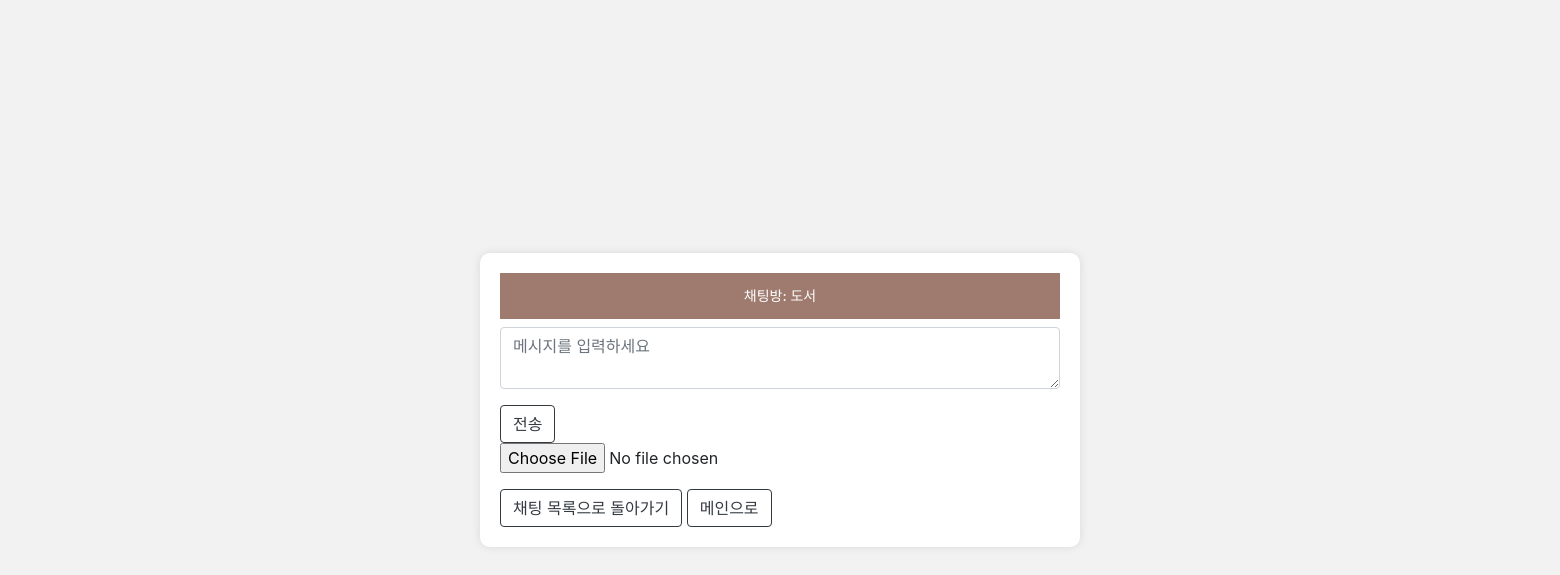
The app's page /chat/도서/ (signed in), older data.
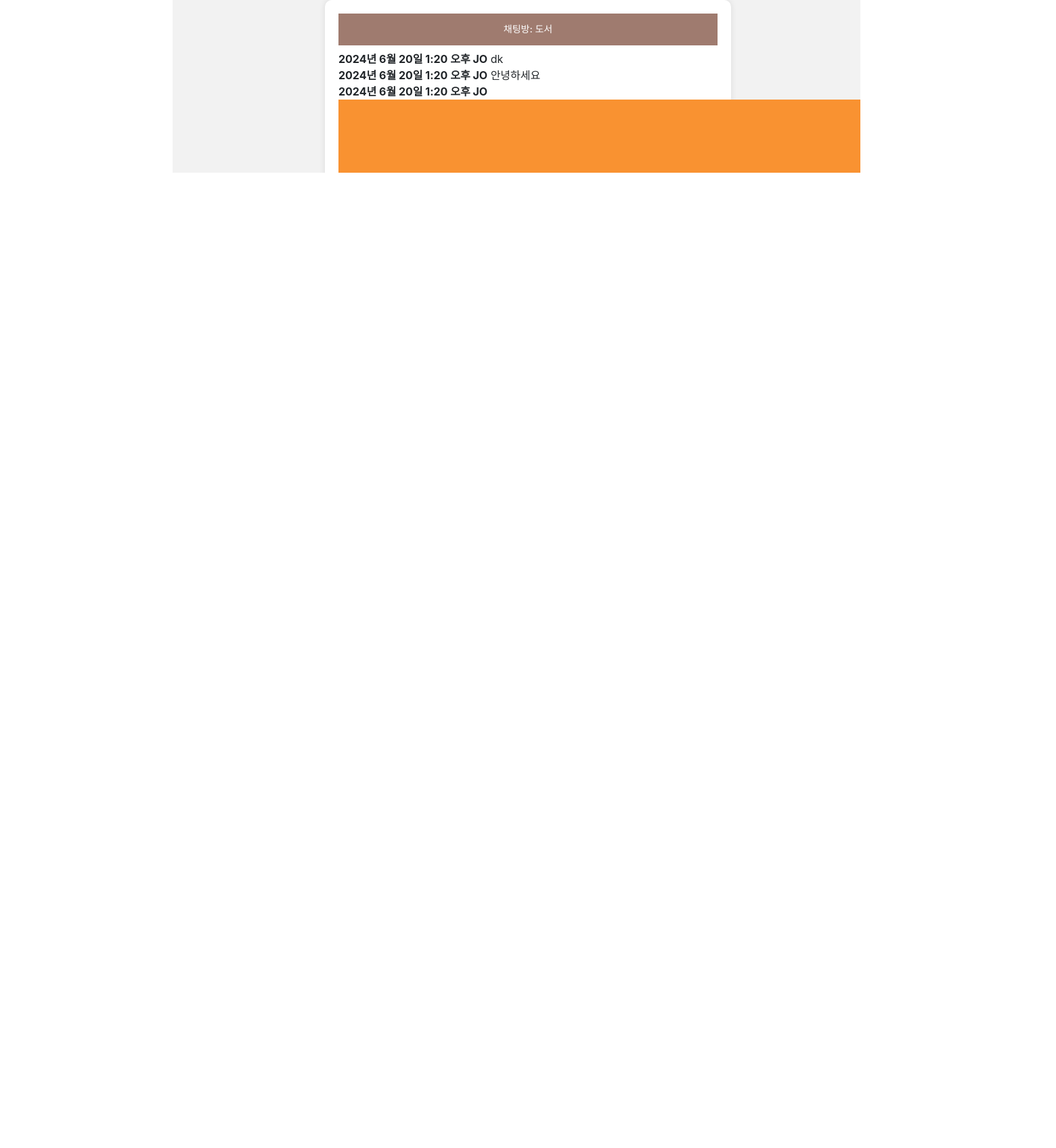
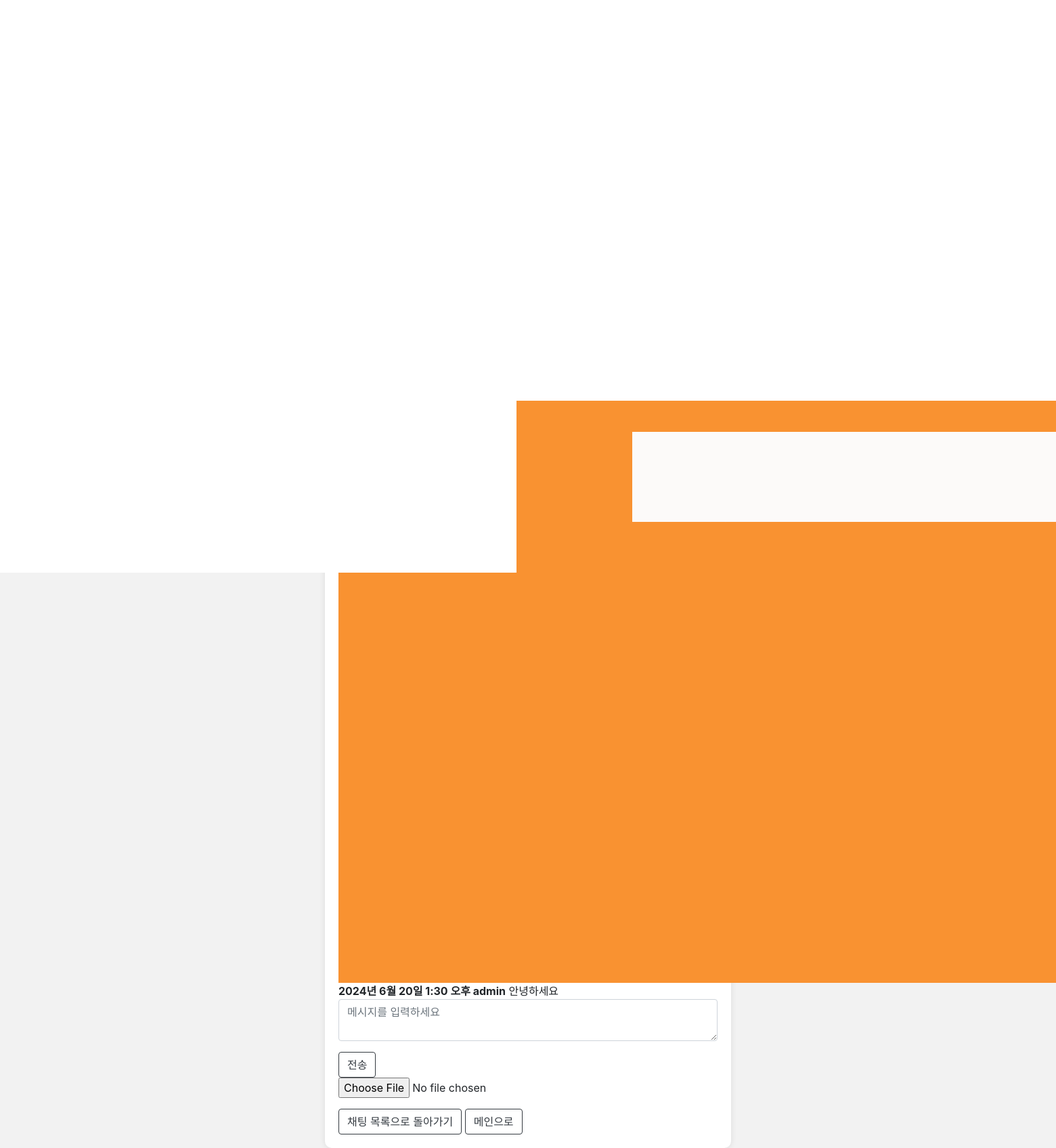
The same page, newer data (2 pictures, top to bottom).
### chat/models.py (models this page shows, shortened)
class Message(models.Model):
    room_name = models.CharField(max_length=255)
    message = models.TextField()
    timestamp = models.DateTimeField(auto_now_add=True)
    image = models.ImageField(upload_to='chat_images/', null=True, blank=True)
    user = models.ForeignKey(User, on_delete=models.CASCADE, null=True)
    product = models.ForeignKey(Product, on_delete=models.CASCADE, null=True)

### chat/views.py (the view, shortened to what this page needs)
# urls.py: path('<str:room_name>/', views.room, name='room'),
@login_required
def room(request, room_name):
    user = request.user
    messages = Message.objects.filter(room_name=room_name).order_by('timestamp')
    return render(request, 'chat/room.html', {
        'room_name': room_name,
        'messages': messages,
        'form': MessageForm(initial={'room_name': room_name}),
    })

### chat/forms.py
class MessageForm(forms.ModelForm):
    class Meta:
        model = Message
        fields = ['room_name', 'image']  # 메시지 필드를 제거하고 이미지 필드만 남김
        widgets = {
            'room_name': forms.HiddenInput(),  # 방 이름을 숨김 필드로 설정
        }

### cart/context_processors.py (called while the page is built)
def cart(request):
    return {'cart': Cart(request)}

### market/context_processors.py (called while the page is built)
def categories(request):
    return {
        'categories': Category.objects.all()
    }

def minicategories(request):
    return {
        'minicategories': MiniCategory.objects.all()
    }

### chat/templates/chat/room.html (shortened to what this page needs)
<!DOCTYPE html>
<html lang="ko">
<head>
    <link href="https://stackpath.bootstrapcdn.com/bootstrap/4.5.2/css/bootstrap.min.css" rel="stylesheet">
</head>
<body>
    <div class="chat-wrap">
        <div class="chat-wrap-content">
            <h1 class="header">채팅방: {{ room_name }}</h1>
            <div id="chat-log">
                {% for message in messages %}
                <div>
                    <b>{{ message.timestamp }} {{ message.user.username }}</b> {{ message.message }}
                    {% if message.image %}
                        <br><img src="{{ message.image.url }}" alt="메시지 이미지">
                    {% endif %}
                </div>
                {% endfor %}
            </div>
            <form>
                <div class="form-group">
                    <textarea id="chat-message-input" class="form-control" placeholder="메시지를 입력하세요"></textarea>
                </div>
                <button id="chat-message-submit" type="button" class="btn btn-outline-dark">전송</button>
                <div class="form-group">
                    <input type="file" class="form-control-file" id="chat-image-input">
                </div>
                <button id="back-to-list" type="button" class="btn btn-outline-dark">채팅 목록으로 돌아가기</button>
                <a href="{% url 'market:home' %}" class="btn btn-outline-dark">메인으로</a>
            </form>
        </div>
    </div>
</body>
</html>

### chat/templates/chat/room.html (style rules this page uses)
* { margin: 0; padding: 0; }
.chat-wrap { display: flex; justify-content: center; align-items: center; min-height: 100vh; background-color: #f2f2f2; }
.chat-wrap-content { max-width: 600px; width: 100%; background-color: #fff; padding: 20px; border-radius: 10px; box-shadow: 0px 0px 10px rgba(0, 0, 0, 0.1); }
.chat-wrap .header { font-size: 14px; padding: 15px 0; background: #9f7b6f; color: white; text-align: center; }

Row changes from the older to the newer data that the page shows:
added Message: timestamp "2024년 6월 20일 1:20 오후", user.username "JO", message "dk"
added Message: timestamp "2024년 6월 20일 1:20 오후", user.username "JO", message "안녕하세요"
added Message: timestamp "2024년 6월 20일 1:20 오후", user.username "JO", image (picture)
added Message: timestamp "2024년 6월 20일 1:30 오후", user.username "admin", message "안녕하세요"
